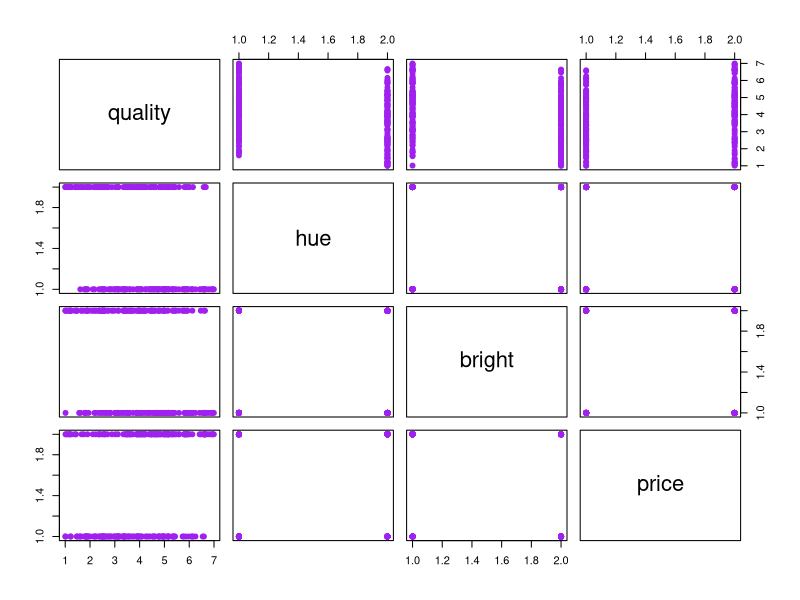
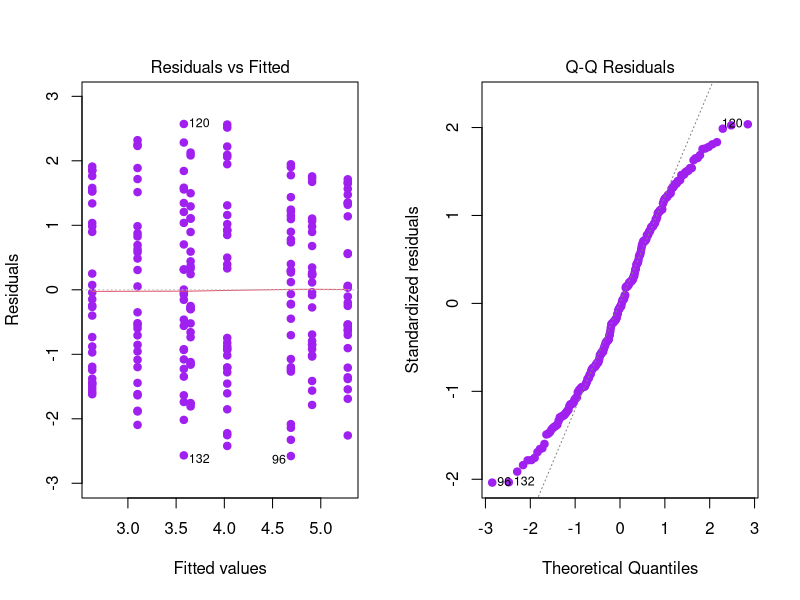
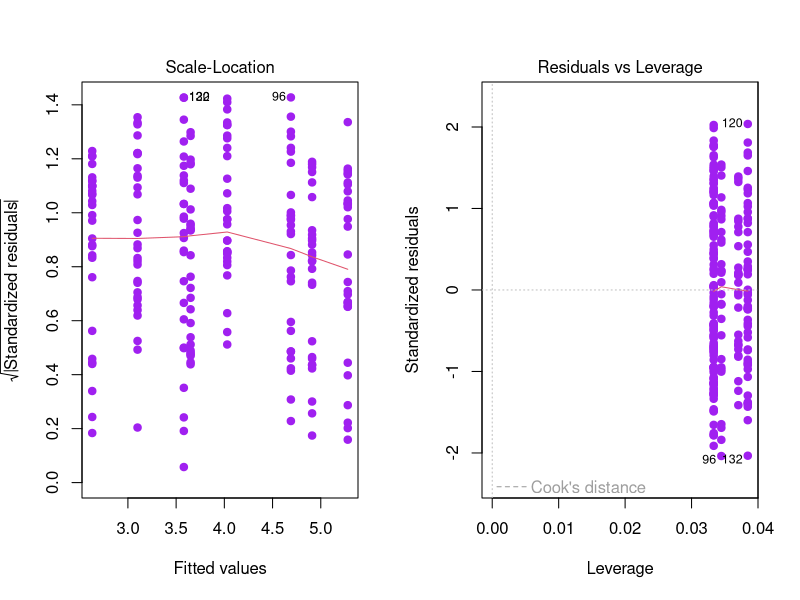

The R script that drew these images, in order: (Note: this script raises an error after producing the figures.)
## ---- chunk 1
knitr::opts_chunk$set(echo = TRUE)
## ---- chunk 2
library(emmeans)
library(ggplot2)
library(multcomp)
library(sjmisc)
## ---- chunk 3
# Load the data
data = read.csv("data.csv")

# Get rid of unwanted columns (will come in handy when designing models)
data[c("trt_id", "X_hue", "X_bright", "X_price")] = NULL

# Make hue, bright, and price factors
data$hue    = factor(data$hue)
data$bright = factor(data$bright)
data$price  = factor(data$price)

# Show first 6 and last 6 rows
head(data)
tail(data)

# Show the structure of the data
str(data)

# Are factors crossed?
is_crossed(data$hue, data$bright)
is_crossed(data$hue, data$price)
is_crossed(data$bright, data$price)

# Are factors nested?
is_nested(data$hue, data$bright)
is_nested(data$bright, data$hue)
is_nested(data$hue, data$price)
is_nested(data$price, data$hue)
is_nested(data$bright, data$price)
is_nested(data$price, data$bright)

# Scatterplot matrix
plot(data, pch = 20, cex = 1.5, col = "purple")
## ---- chunk 4
# Fit the initial model with three-way
fit1 = aov(quality ~ .^3, data)

# Report the summary
summary(fit1)

# Estimates
fit1$coefficients

# Residual analysis
par(mfrow = c(1, 2))
plot(fit1, pch = 20, cex = 1.5, col = "purple")
par(mfrow = c(1, 1))
## ---- chunk 5
# Box-Cox analysis for the power transformation
MASS::boxcox(fit1, lambda = seq(0, 2, 0.7))
## ---- chunk 6
# Refit the model, applying the right power transformation
fit2 = aov(quality^0.9 ~ .^3, data)

# Summary
summary(fit2)

# Estimates
fit2$coefficients

# Residual analysis
par(mfrow = c(1, 2))
plot(fit2, pch = 20, cex = 1.5, col = "purple")
par(mfrow = c(1, 1))
## ---- chunk 7
# Interaction plots
emmip(fit1, hue ~ bright)
emmip(fit1, hue ~ price)
emmip(fit1, bright ~ price)
emmip(fit1, bright ~ price | hue)
## ---- chunk 8
# Report the summary
summary(fit1)

# Estimates
fit1$coefficients
## ---- chunk 9
cld(emmeans(fit1, ~ hue    | bright), Letters=LETTERS)
cld(emmeans(fit1, ~ hue    | price),  Letters=LETTERS)
cld(emmeans(fit1, ~ bright | price),  Letters=LETTERS)

# We compare bright based on levels of price and hue
cld(emmeans(fit1, ~ bright | price | hue),  Letters=LETTERS)
## ---- chunk 10
# Hue - Bright
qplot (hue, quality, data = data, color = bright) + 
  stat_summary(fun = mean, geom = "line", aes(group = bright))

# Hue - Price
qplot (hue, quality, data = data, color = price) + 
  stat_summary(fun = mean, geom = "line", aes(group = price))

# Bright - Price
qplot (bright, quality, data = data, color = price) + 
  stat_summary(fun = mean, geom = "line", aes(group = price))

# Bright - Price - Hue
qplot (bright, quality, data = data, color = price) + 
  stat_summary(fun = mean, geom = "line", aes(group = price)) +
  facet_wrap(vars(hue), labeller="label_both")
